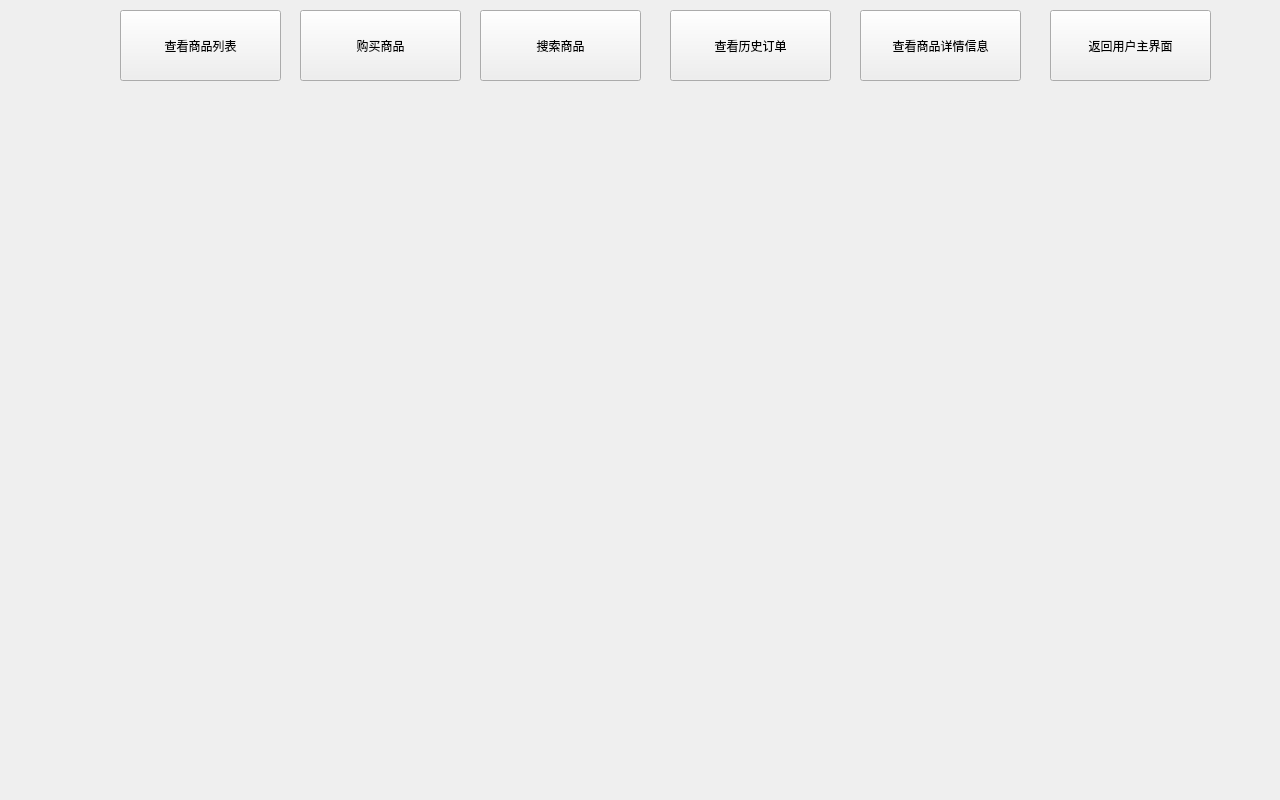
<?xml version="1.0" encoding="UTF-8"?>
<ui version="4.0">
 <class>BuyerWindow</class>
 <widget class="QWidget" name="BuyerWindow">
  <property name="geometry">
   <rect>
    <x>0</x>
    <y>0</y>
    <width>1280</width>
    <height>800</height>
   </rect>
  </property>
  <property name="windowTitle">
   <string>Form</string>
  </property>
  <widget class="QPushButton" name="pushButton">
   <property name="geometry">
    <rect>
     <x>120</x>
     <y>10</y>
     <width>161</width>
     <height>71</height>
    </rect>
   </property>
   <property name="text">
    <string>查看商品列表</string>
   </property>
  </widget>
  <widget class="QPushButton" name="pushButton_2">
   <property name="geometry">
    <rect>
     <x>300</x>
     <y>10</y>
     <width>161</width>
     <height>71</height>
    </rect>
   </property>
   <property name="text">
    <string>购买商品</string>
   </property>
  </widget>
  <widget class="QPushButton" name="pushButton_5">
   <property name="geometry">
    <rect>
     <x>860</x>
     <y>10</y>
     <width>161</width>
     <height>71</height>
    </rect>
   </property>
   <property name="text">
    <string>查看商品详情信息</string>
   </property>
  </widget>
  <widget class="QPushButton" name="pushButton_6">
   <property name="geometry">
    <rect>
     <x>1050</x>
     <y>10</y>
     <width>161</width>
     <height>71</height>
    </rect>
   </property>
   <property name="text">
    <string>返回用户主界面</string>
   </property>
  </widget>
  <widget class="QPushButton" name="pushButton_3">
   <property name="geometry">
    <rect>
     <x>480</x>
     <y>10</y>
     <width>161</width>
     <height>71</height>
    </rect>
   </property>
   <property name="text">
    <string>搜索商品</string>
   </property>
  </widget>
  <widget class="QPushButton" name="pushButton_4">
   <property name="geometry">
    <rect>
     <x>670</x>
     <y>10</y>
     <width>161</width>
     <height>71</height>
    </rect>
   </property>
   <property name="text">
    <string>查看历史订单</string>
   </property>
  </widget>
 </widget>
 <resources/>
 <connections/>
</ui>
